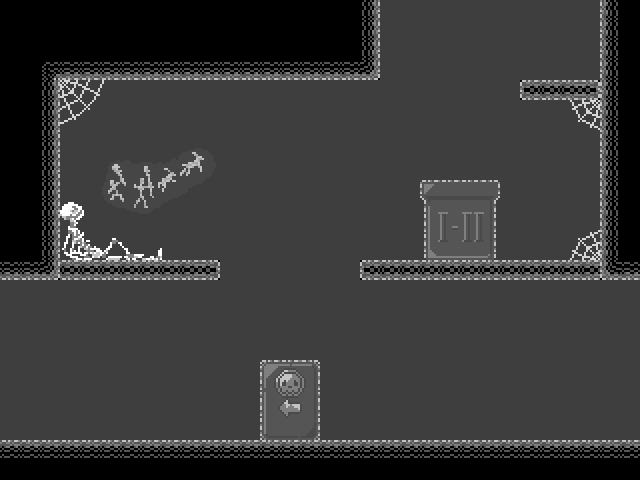

The image is a tile-based game level rendered from a .tmx file. Its description and source (layers, tilesets, objects; grid data summarised) follow:
An orthogonal 32x24 tile map with 20x20 px tiles, 2 tile layers (background, walls), 2 tilesets and 1 object (redWall).

<map version="1.0" orientation="orthogonal" width="32" height="24" tilewidth="20" tileheight="20">
 <properties>
  <property name="leftPortal" value="resources/cave02.tmx" />
  <property name="rightPortal" value="resources/cave03.tmx" />
  <property name="topPortal" value="resources/cave00.tmx" />
 </properties>
 <tileset firstgid="1" name="tiles_cave" tilewidth="20" tileheight="20">
  <image source="tiles_cave.png" width="140" height="180" />
 </tileset>
 <tileset firstgid="64" name="cave_background" tilewidth="20" tileheight="20">
  <image source="cave_background.png" width="400" height="260" />
 </tileset>
 <layer name="background" width="32" height="24">
  <data>[768 cells, 546 non-empty, 84 distinct tile ids]</data>
 </layer>
 <layer name="walls" width="32" height="24">
  <data>[768 cells, 110 non-empty, 17 distinct tile ids]</data>
 </layer>
 <objectgroup name="objects" width="32" height="24">
  <object name="redWall" x="520" y="280" width="80" height="160" />
 </objectgroup>
</map>
